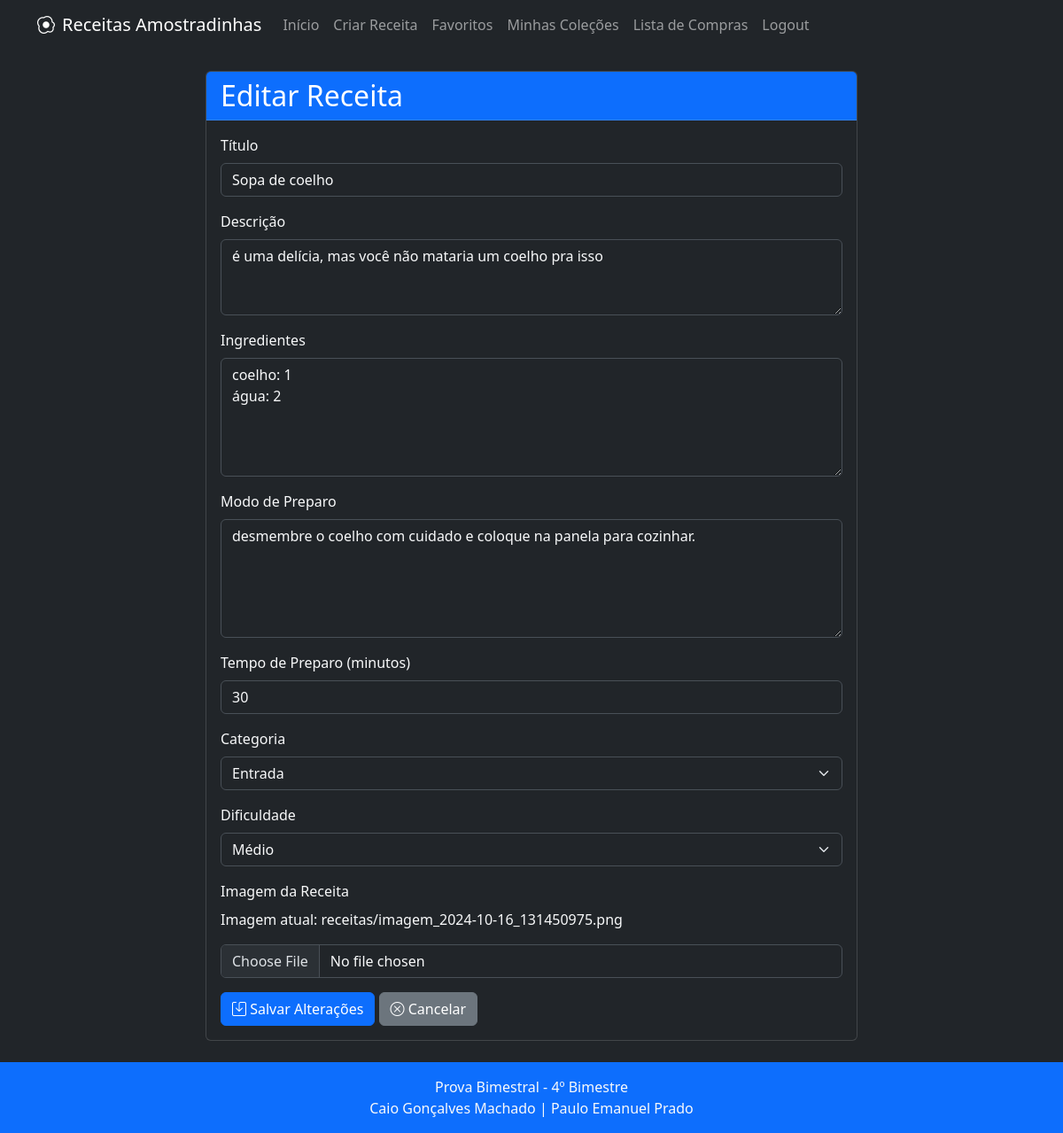
The app's page /editar/3/ (signed in) with its own data.
### receitas/models.py (models this page shows, shortened)
class Receita(models.Model):
    DIFICULDADE_FACIL = 'F'
    DIFICULDADE_MEDIO = 'M'
    DIFICULDADE_DIFICIL = 'D'
    DIFICULDADE_CHOICES = [
        (DIFICULDADE_FACIL, 'Fácil'),
        (DIFICULDADE_MEDIO, 'Médio'),
        (DIFICULDADE_DIFICIL, 'Difícil'),
    ]
    CATEGORIA_ENTRADA = 'E'
    CATEGORIA_PRATO_PRINCIPAL = 'P'
    CATEGORIA_SOBREMESA = 'S'
    CATEGORIA_BEBIDA = 'B'
    CATEGORIA_CHOICES = [
        (CATEGORIA_ENTRADA, 'Entrada'),
        (CATEGORIA_PRATO_PRINCIPAL, 'Prato Principal'),
        (CATEGORIA_SOBREMESA, 'Sobremesa'),
        (CATEGORIA_BEBIDA, 'Bebida'),
    ]
    titulo = models.CharField(max_length=200)
    descricao = models.TextField()
    ingredientes = models.TextField()
    modo_preparo = models.TextField()
    tempo_preparo = models.IntegerField(help_text="Tempo em minutos")
    categoria = models.CharField(max_length=1, choices=CATEGORIA_CHOICES)
    dificuldade = models.CharField(max_length=1, choices=DIFICULDADE_CHOICES)
    autor = models.ForeignKey(User, on_delete=models.CASCADE)
    data_criacao = models.DateTimeField(auto_now_add=True)
    data_atualizacao = models.DateTimeField(auto_now=True)
    favoritos = models.ManyToManyField(User, related_name='receitas_favoritas', blank=True)
    imagem = models.ImageField(upload_to='receitas/', null=True, blank=True)

### receitas/views.py (the view, shortened to what this page needs)
# urls.py: path('editar/<int:receita_id>/', views.editar_receita, name='editar_receita'),
@login_required
def editar_receita(request, receita_id):
    receita = get_object_or_404(Receita, id=receita_id, autor=request.user)
    return render(request, 'editar_receita.html', {'receita': receita, 'categorias': Receita.CATEGORIA_CHOICES, 'dificuldades': Receita.DIFICULDADE_CHOICES})

### templates/editar_receita.html (shortened to what this page needs)
{% extends 'base.html' %}
{% block content %}
<div class="row justify-content-center">
    <div class="col-md-8">
        <div class="card bg-dark text-light">
            <div class="card-header bg-primary text-white">
                <h2 class="mb-0">Editar Receita</h2>
            </div>
            <div class="card-body">
                <form method="post" enctype="multipart/form-data" novalidate>
                    <div class="mb-3">
                        <label for="titulo" class="form-label">Título</label>
                        <input type="text" class="form-control bg-dark text-light" id="titulo" name="titulo" value="{{ receita.titulo }}" required>
                    </div>
                    <div class="mb-3">
                        <label for="descricao" class="form-label">Descrição</label>
                        <textarea class="form-control bg-dark text-light" id="descricao" name="descricao" rows="3" required>{{ receita.descricao }}</textarea>
                    </div>
                    <div class="mb-3">
                        <label for="ingredientes" class="form-label">Ingredientes</label>
                        <textarea class="form-control bg-dark text-light" id="ingredientes" name="ingredientes" rows="5" required>{{ receita.ingredientes }}</textarea>
                    </div>
                    <div class="mb-3">
                        <label for="modo_preparo" class="form-label">Modo de Preparo</label>
                        <textarea class="form-control bg-dark text-light" id="modo_preparo" name="modo_preparo" rows="5" required>{{ receita.modo_preparo }}</textarea>
                    </div>
                    <div class="mb-3">
                        <label for="tempo_preparo" class="form-label">Tempo de Preparo (minutos)</label>
                        <input type="number" class="form-control bg-dark text-light" id="tempo_preparo" name="tempo_preparo" value="{{ receita.tempo_preparo }}" required>
                    </div>
                    <div class="mb-3">
                        <label for="categoria" class="form-label">Categoria</label>
                        <select class="form-select bg-dark text-light" id="categoria" name="categoria" required>
                            {% for valor, nome in categorias %}
                                <option value="{{ valor }}" {% if receita.categoria == valor %}selected{% endif %}>{{ nome }}</option>
                            {% endfor %}
                        </select>
                    </div>
                    <div class="mb-3">
                        <label for="dificuldade" class="form-label">Dificuldade</label>
                        <select class="form-select bg-dark text-light" id="dificuldade" name="dificuldade" required>
                            {% for valor, nome in dificuldades %}
                                <option value="{{ valor }}" {% if receita.dificuldade == valor %}selected{% endif %}>{{ nome }}</option>
                            {% endfor %}
                        </select>
                    </div>
                    <div class="mb-3">
                        <label for="imagem" class="form-label">Imagem da Receita</label>
                        {% if receita.imagem %}
                            <p>Imagem atual: {{ receita.imagem.name }}</p>
                        {% endif %}
                        <input type="file" class="form-control bg-dark text-light" id="imagem" name="imagem">
                    </div>
                    <button type="submit" class="btn btn-primary">
                        <i class="bi bi-save"></i> Salvar Alterações
                    </button>
                    <a href="{% url 'detalhe_receita' receita.id %}" class="btn btn-secondary">
                        <i class="bi bi-x-circle"></i> Cancelar
                    </a>
                </form>
            </div>
        </div>
    </div>
</div>
{% endblock %}

### records on screen
Receita: titulo "Sopa de coelho", descricao "é uma delícia, mas você não mataria um coelho pra isso", ingredientes "coelho: 1 água: 2", modo_preparo "desmembre o coelho com cuidado e coloque na panela para cozinhar.", tempo_preparo "30", categoria "Entrada", dificuldade "Médio", imagem.name "receitas/imagem_2024-10-16_131450975.png"
